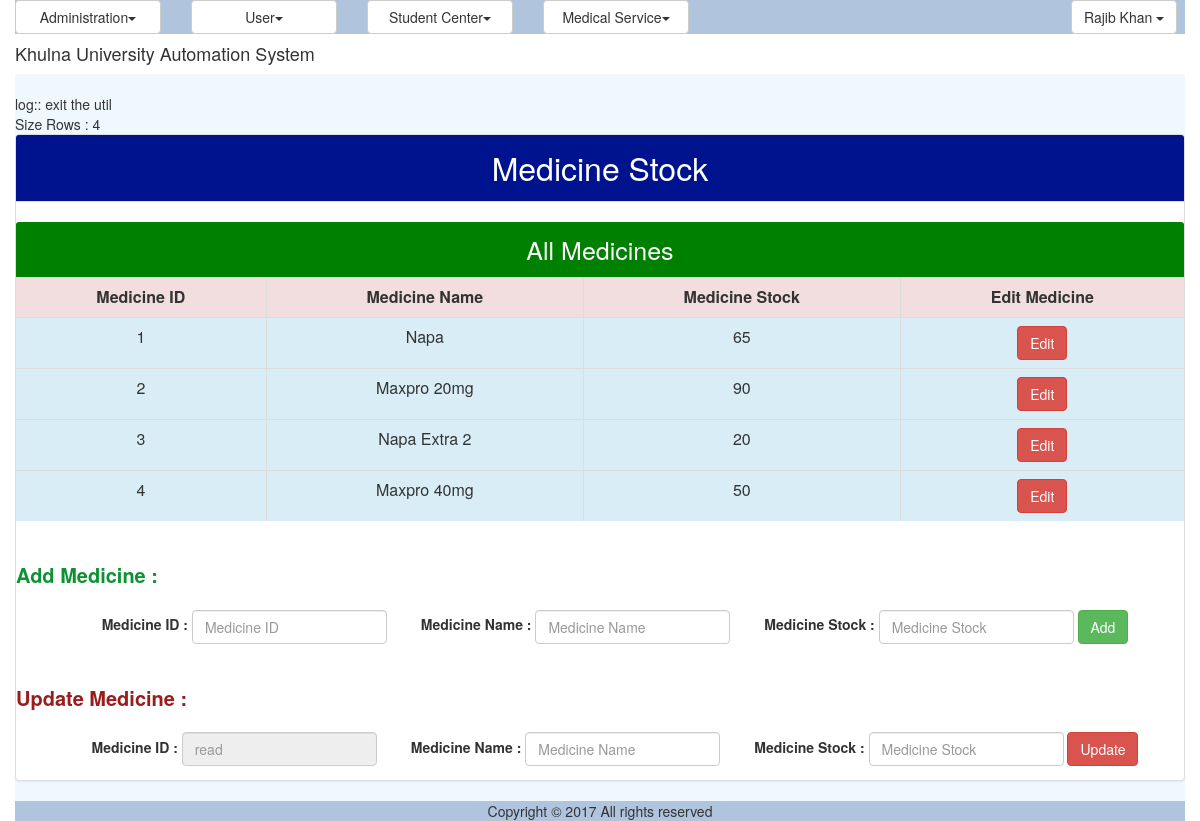
Page /med_medicine_stock.php (signed in) on the committed database.
### tables this page shows
CREATE TABLE `med_medicines_stock` (
  `medicine_id` int(11) NOT NULL,
  `medicine_name` varchar(100) NOT NULL,
  `medicine_stock` int(11) NOT NULL
);

### modules/medical/ui/blade/view.med_medicine_stock.blade.php (called while the page is built, shortened)
<?php
	include_once DR.'/util/class.util.php';
	include_once __DIR__.'/../../bao/class.med_medicine_stockbao.php';
	$_mStockBao = new medicineStockBao();
?>

### modules/medical/bao/class.med_medicine_stockbao.php (called while the page is built, shortened)
<?php
include_once DR.'/util/class.util.php';
include_once __DIR__.'/../dao/class.med_medicine_stockdao.php';
class medicineStockBao{
	private $_mStockDao;
	function __construct(){
		$this->_mStockDao = new medicineStockDao();
	}
	public function getAllmedicines(){
		$Result = $this->_mStockDao->getAllmedicines();
		return $Result;
	}
}
?>

### common/class.common.php (called while the page is built, shortened)
<?php
class Result{
    private $_IsSuccess=0;
    private $_ResultObject;
    public function setIsSuccess($IsSuccess){
        $this->_IsSuccess = $IsSuccess;
    }
    public function getIsSuccess(){
        return $this->_IsSuccess;
    }
    public function setResultObject($ResultObject){
        $this->_ResultObject = $ResultObject;
    }
    public function getResultObject(){
        return $this->_ResultObject;
    }
}
?>

### common/class.medical.php (called while the page is built, shortened)
<?php
class MedicinesStock{
    private $_MedicineID;
    private $_MedicineName;
    private $_MedicineStock;
    public function setMedicineID ( $MedicineID ) {
        $this->_MedicineID = $MedicineID;
    }
    public function getMedicineID () {
        return $this->_MedicineID;
    }
    public function setMedicineName ( $MedicineName ) {
        $this->_MedicineName = $MedicineName;
    }
    public function getMedicineName () {
        return $this->_MedicineName;
    }
    public function setMedicineStock ( $MedicineStock ) {
        $this->_MedicineStock = $MedicineStock;
    }
    public function getMedicineStock () {
        return $this->_MedicineStock;
    }
}
 ?>

### modules/medical/ui/view.med_medicine_stock.php (the view)
<?php
include_once __DIR__.'/blade/view.med_medicine_stock.blade.php';
include_once DR.'/common/class.common.php';
include_once DR.'/common/class.medical.php';
$Result = $_mStockBao->getAllmedicines();
?>
<div class="panel panel-default">
<div class="panel-heading" style="text-align: center;font-size: 32px;background-color: #00138e;color: white;">Medicine Stock</div><br>
<div class="panel-heading" style="text-align: center;font-size: 25px;background-color: green;color: white;">All Medicines</div>
<?php
    if($Result->getIsSuccess()){
        $GetResulMedicines = $Result->getResultObject();
?>
        <table class="table table-bordered" style="text-align: center;">
            <tr class="danger">
                <th style="text-align: center;">Medicine ID</th>
                <th style="text-align: center;">Medicine Name</th>
                <th style="text-align: center;">Medicine Stock</th>
                <th style="text-align: center;">Edit Medicine</th>
            </tr>
            <?php
            for($i = 0; $i < sizeof($GetResulMedicines); $i++) {
                $MedicineInfo = $GetResulMedicines[$i];
                ?>
            <tr class="info">
                <td><?php echo $MedicineInfo->getMedicineID(); ?></td>
                <td><?php echo $MedicineInfo->getMedicineName(); ?></td>
                <td><?php echo $MedicineInfo->getMedicineStock(); ?></td>
                <td><a class="btn btn-danger"  href="http://localhost/medical/med_medicine_stock.php?medID=<?php echo $MedicineInfo->getMedicineID(); ?>&medName=<?php echo $MedicineInfo->getMedicineName(); ?>&medStock=<?php echo $MedicineInfo->getMedicineStock(); ?> ">Edit</a> </td>
            </tr>
        <?php
            }
        }
        ?>
        </table>
    <form method="post"><br><br>
    <p style="font-size: 20px;color: #0d9135;font-weight: bold;">Add Medicine : </p>
    <div style="padding-top: 10px;text-align: center;" class="form-inline">
    <label style="padding-left: 30px;">Medicine ID :  </label>
        <input class="form-control" type="text" placeholder="Medicine ID" name="add_medicineIDTxt">
    <label style="padding-left: 30px;">Medicine Name :  </label>
    	<input class="form-control" type="text" placeholder="Medicine Name" name="add_medicineNameTxt">
	<label style="padding-left: 30px;">Medicine Stock :  </label>
    	<input class="form-control" type="text" placeholder="Medicine Stock" name="add_medicineStockTxt" >
	<input type="submit" name="addBtn" class="btn btn-success" value="Add">
	</div>
    <br>
    <br>
    <p style="font-size: 20px; color: #991d1d;font-weight: bold;">Update Medicine : </p>
    <div style="padding-top: 10px;text-align: center;"  class="form-inline">
    <label style="padding-left: 30px;">Medicine ID :  </label>
        <input  class="form-control" type="text" placeholder="read" name="update_medicineIDTxt" value="<?php if(isset($_GET['medID'])) echo $_GET['medID']; ?>" readonly>
    <label style="padding-left: 30px;">Medicine Name :  </label>
        <input class="form-control" type="text" placeholder="Medicine Name" name="update_medicineNameTxt" value="<?php if(isset($_GET['medName'])) echo $_GET['medName']; ?>">
    <label style="padding-left: 30px;">Medicine Stock :  </label>
        <input class="form-control" type="text" placeholder="Medicine Stock" name="update_medicineStockTxt" value="<?php if(isset($_GET['medStock'])) echo $_GET['medStock']; ?>" >
    <input type="submit" name="updateBtn" class="btn btn-danger" value="Update">
    </div>
    </form>
</div>

### resources/css/style.css (style rules this page uses)
table,td { border:solid #e9e9e9 1px; }

### rows in the picture
med_medicines_stock: medicine_id "1", medicine_name "Napa", medicine_stock "65"
med_medicines_stock: medicine_id "2", medicine_name "Maxpro 20mg", medicine_stock "90"
med_medicines_stock: medicine_id "3", medicine_name "Napa Extra 2", medicine_stock "20"
med_medicines_stock: medicine_id "4", medicine_name "Maxpro 40mg", medicine_stock "50"

### other values in the picture
$globalMenu[$i]->getTitle() "Administration User Student Center Medical Service"
$CurrentUser->getFirstName() "Rajib"
$CurrentUser->getLastName() "Khan"
sizeof($rows) "4"
